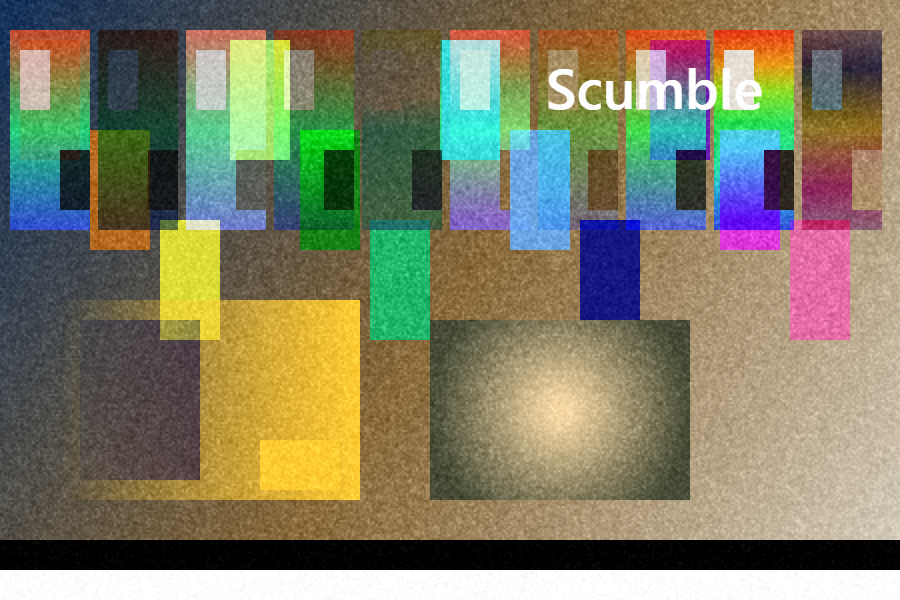
#> input picture tools/refs/composite_full.png, 900 x 600 px, given in place of icon.png, which was not available
$ python bf_logo.py
#> lines starting #> are read from the running program, lines starting #| are printed output that depends on the picture; pictures that were not available may be replaced by others from this repository, and a replacement may not be noted
"""Build renderer/easteregg/logo.bf: the Scumble mascot and wordmark as a Brainfuck program.

The mascot is drawn from build/icon.png (one character per cell, a coverage ramp for the paint, '=' for the cream
stripe), the wordmark is a block-letter "SCUMBLE"; the program prints both (renderer/easteregg.js runs it and the
window prints the result to the DevTools console at start).

    python tools/bf_logo.py            write renderer/easteregg/logo.bf
    python tools/bf_logo.py --check    fail when the committed file differs from a fresh build
    python tools/bf_logo.py --show     print the picture the program prints
"""
import argparse
import os
import sys

from PIL import Image

ROOT = os.path.dirname(os.path.dirname(os.path.abspath(__file__)))
ICON = os.path.join(ROOT, "build", "icon.png")
OUT = os.path.join(ROOT, "renderer", "easteregg", "logo.bf")

COLS = 96          # characters across the icon's 1024 px
CROP = (0, 100, 1024, 920)   # the rows of the icon that hold the mascot, its stripe and the drips
ASPECT = 2.1       # a console character is about this many times as tall as it is wide
PAINT = (196, 102, 59)
CREAM = (238, 231, 220)
RAMP = " .:-=+*#%@"    # paint coverage, empty to full
CREAM_RAMP = " .-="     # stripe coverage

WORDMARK = r"""
 ____    ____  _   _  __  __  ____   _      _____
/ ___|  / ___|| | | ||  \/  || __ ) | |    | ____|
\___ \ | |    | | | || |\/| ||  _ \ | |    |  _|
 ___) || |___ | |_| || |  | || |_) || |___ | |___
|____/  \____| \___/ |_|  |_||____/ |_____||_____|
"""


def near(px, ref, tol=60):
    return abs(px[0] - ref[0]) + abs(px[1] - ref[1]) + abs(px[2] - ref[2]) < tol


def picture():
    img = Image.open(ICON).convert("RGB").crop(CROP)
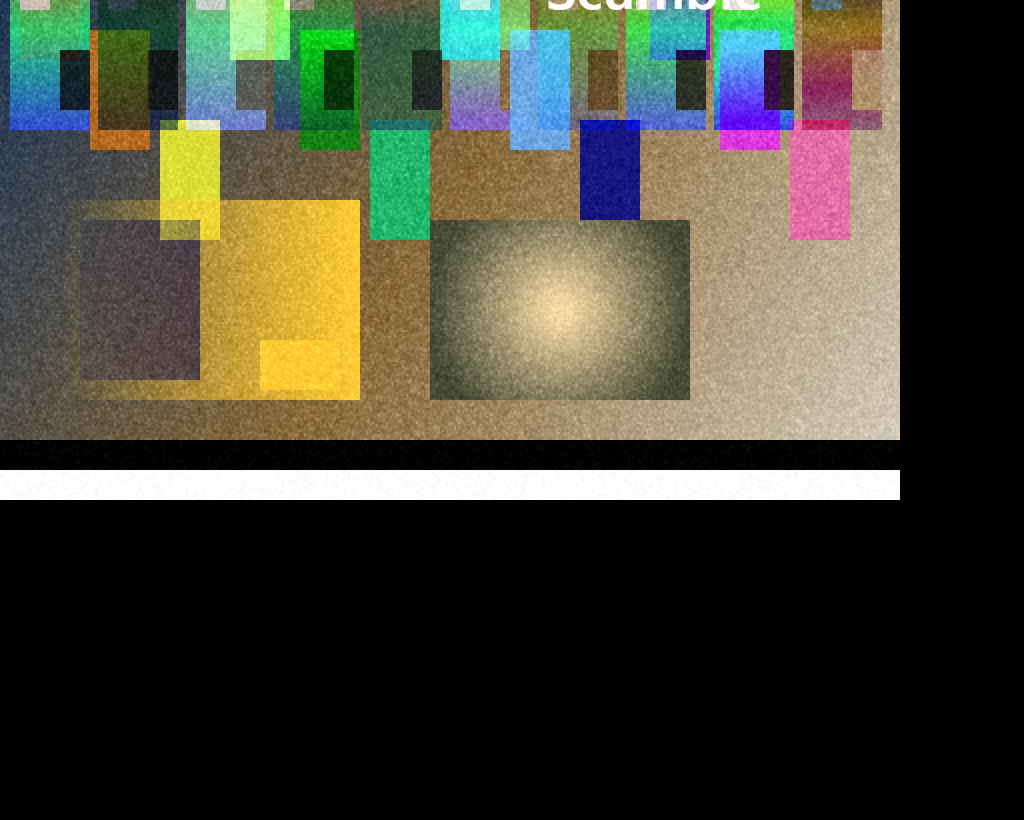
#> img: PIL image 1024x820 RGB; mean R, G, B 68.8, 69.1, 55.3
    w, h = img.size
#> w = 1024; h = 820
    cw = w / COLS
#> cw = 10.67
    ch = cw * ASPECT
#> ch = 22.4
    rows = int(h / ch)
#> rows = 36
    px = img.load()
    lines = []
    for r in range(rows):
        line = ""
        for c in range(COLS):
            paint = cream = n = 0
            # 4 x 8 samples per cell
            for sy in range(8):
                y = min(h - 1, int(r * ch + (sy + 0.5) * ch / 8))
                for sx in range(4):
                    x = min(w - 1, int(c * cw + (sx + 0.5) * cw / 4))
                    p = px[x, y]
                    n += 1
                    if near(p, PAINT):
                        paint += 1
                    elif near(p, CREAM):
                        cream += 1
            if paint >= cream:
                line += RAMP[round(paint / n * (len(RAMP) - 1))]
            else:
                line += CREAM_RAMP[round(cream / n * (len(CREAM_RAMP) - 1))]
        lines.append(line.rstrip())
#> after the loop, lines = 36 items
    while lines and not lines[0]:
        lines.pop(0)
#> this loop made 0 passes
    while lines and not lines[-1]:
        lines.pop()
#> this loop made 14 passes
#> after the loop, lines = 22 items
    word = [l.rstrip() for l in WORDMARK.strip("\n").split("\n")]
    width = max(len(l) for l in word)
    pad = " " * max(0, (COLS - width) // 2)
    return "\n".join(lines + [""] + [(pad + l).rstrip() for l in word]) + "\n"


WRAP = 96         # the program's line width


def compile_bf(text):
    """The plain style: one cell, each character reached from the one before by + or -, then printed.

    A multi-cell compiler writes about a quarter of this (5 KB); the plain one is kept on purpose, so that GitHub's
    language bar, which leaves out languages below about 0.1 % of the repository, shows Brainfuck."""
    prev = 0
    code = ""
    for ch in text:
        d = ord(ch) - prev
        code += ("+" * d if d > 0 else "-" * -d) + "."
        prev = ord(ch)
    head = ("Scumble logo in Brainfuck\n"
            "Built by tools/bf_logo py from build/icon png and a block letter wordmark\n"
            "Run it with runBrainfuck in renderer/easteregg js\n\n")
    return head + "\n".join(code[i:i + WRAP] for i in range(0, len(code), WRAP)) + "\n"


def run_bf(code):
    mem, ptr, pc, out, stack, jump = [0] * 300, 0, 0, [], [], {}
    for i, c in enumerate(code):
        if c == "[":
            stack.append(i)
        elif c == "]":
            j = stack.pop()
            jump[i], jump[j] = j, i
    while pc < len(code):
        c = code[pc]
        if c == ">":
            ptr += 1
        elif c == "<":
            ptr -= 1
        elif c == "+":
            mem[ptr] = (mem[ptr] + 1) & 255
        elif c == "-":
            mem[ptr] = (mem[ptr] - 1) & 255
        elif c == ".":
            out.append(chr(mem[ptr]))
        elif c == "[" and mem[ptr] == 0:
            pc = jump[pc]
        elif c == "]" and mem[ptr] != 0:
            pc = jump[pc]
        pc += 1
    return "".join(out)


def main():
    ap = argparse.ArgumentParser()
    ap.add_argument("--check", action="store_true")
    ap.add_argument("--show", action="store_true")
    a = ap.parse_args()
    text = picture()
    code = compile_bf(text)
    assert run_bf(code) == text, "the program does not print the picture"
    if a.show:
        sys.stdout.write(text)
        print(f"{len(code)} bytes of Brainfuck, {len(text)} characters printed")
        return 0
    if a.check:
        with open(OUT, encoding="utf-8") as f:
            ok = f.read() == code
        print("bf_logo: " + ("ok" if ok else "logo.bf differs from a fresh build (run python tools/bf_logo.py)"))
        return 0 if ok else 1
    os.makedirs(os.path.dirname(OUT), exist_ok=True)
    with open(OUT, "w", encoding="utf-8", newline=chr(10)) as f:
        f.write(code)
    print(f"wrote {os.path.relpath(OUT, ROOT)}: {len(code)} bytes, prints {len(text)} characters")
#| wrote renderer/easteregg/logo.bf: 13003 bytes, prints 937 characters
    return 0


if __name__ == "__main__":
    sys.exit(main())
#> (the program exits here)

$ run again, on tools/refs/composite_view.png
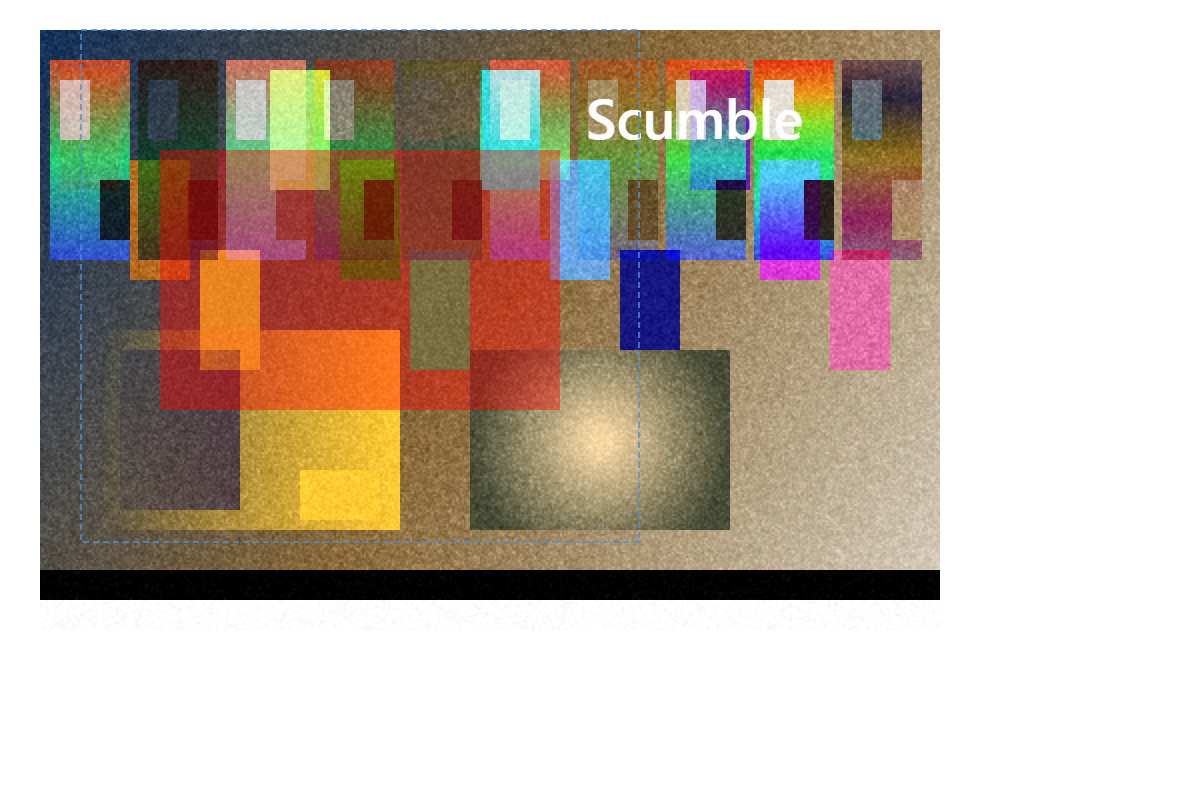
#> input picture tools/refs/composite_view.png, 1200 x 800 px, given in place of icon.png, which was not available
#> in picture, `img = Image.open(ICON).convert("RGB").crop(CROP)`:
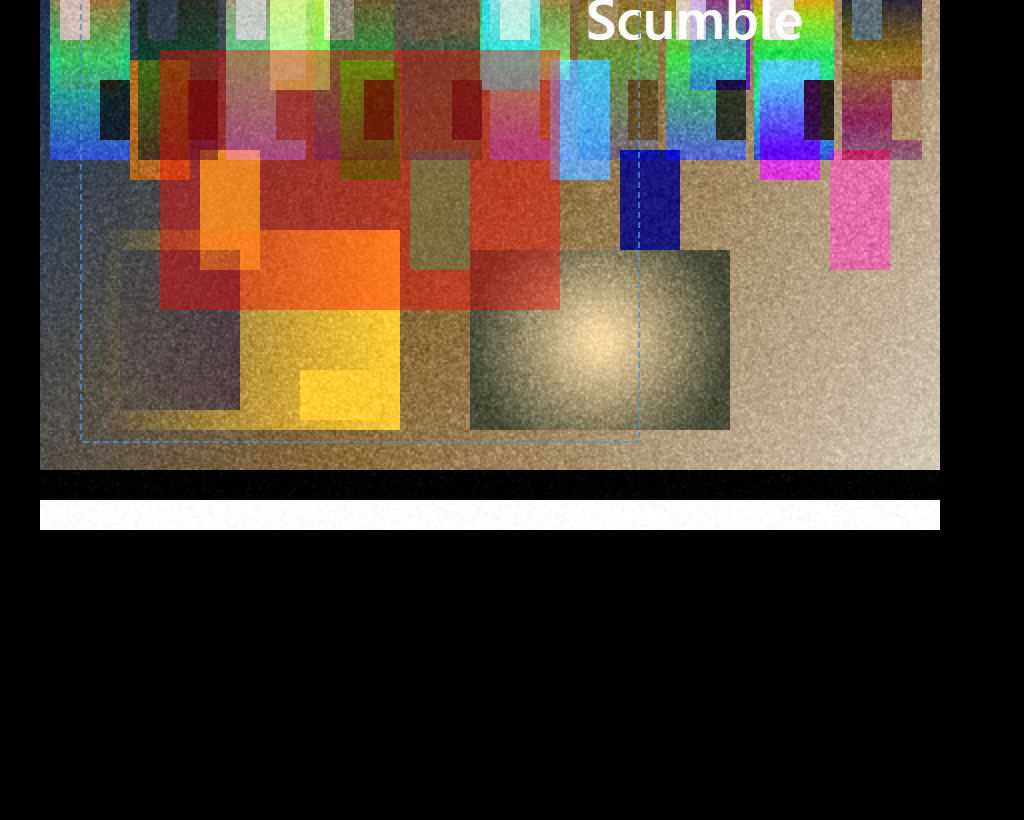
#> img: PIL image 1024x820 RGB; mean R, G, B 80.5, 67.4, 55.2
#> after the loop in picture, `for r in range(rows):`: lines = 36 items
#> the loop in picture, `while lines and not lines[-1]:` made 17 passes
#> after the loop in picture, `while lines and not lines[-1]:`: lines = 19 items
#| wrote renderer/easteregg/logo.bf: 15159 bytes, prints 1325 characters
